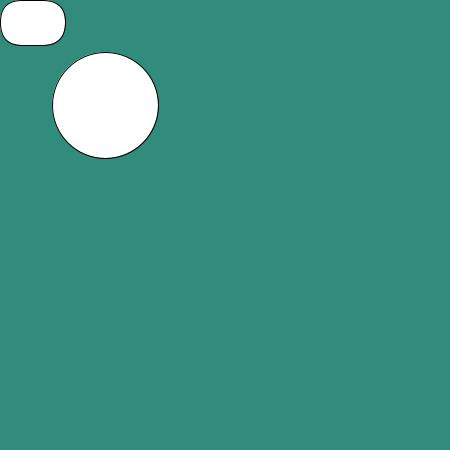
Frame 1 (no input)
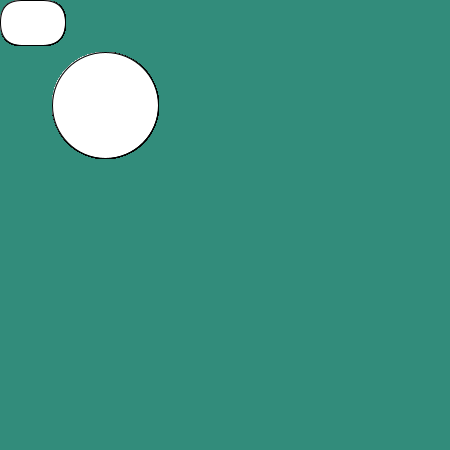
Frame 60 (the mouse pressed at the canvas centre just before this capture)
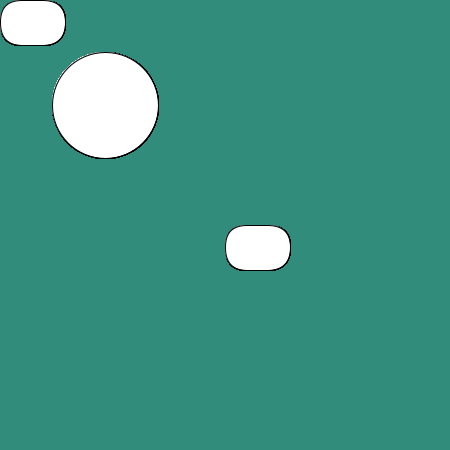
Frame 120 (the mouse held since frame 60 and released just before this capture)

The Processing sketch that drew these frames (run headless with seeded random() and noise(); from frame 60 on, the mouse is pressed at the canvas centre):

// Processing sketch: exp4
// ── exp4.pde
void setup () {
  size(450,450);


background (50, 140, 123); 

color(150);
}

void draw () {
  
  circle(105, 105, 106); 
  rect(mouseX, mouseY, 65, 45, 45);

}
